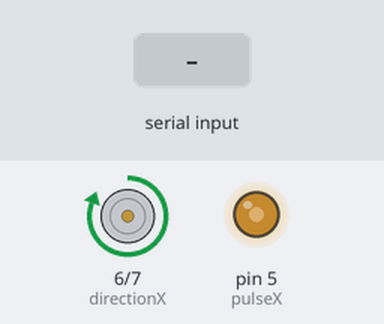
Simulated run of this sketch. Board: Arduino Uno, built with avr-gcc and run on an emulated ATmega328P. Shown: direction and speed pins drawn as motors (green arrow = direction pin HIGH = forward, orange = LOW = backward, longer = more drive), output pins drawn as LEDs (lit = HIGH). Inputs (shaded band) come from the test bench.

Above: at 4.2 s.
4.3 s: "M" received over Serial
At 5.7 s:
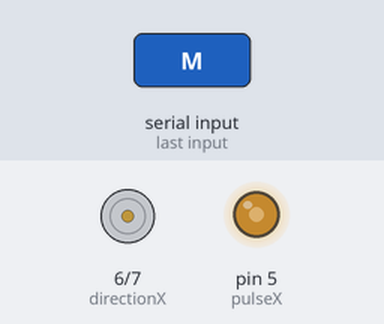
Timing chart, 0 to 7.3 s (numbered marks = the images above; inputs shaded):
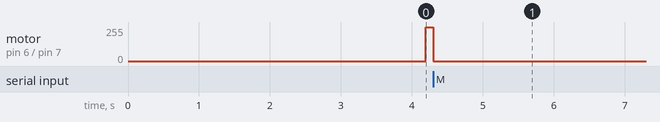

Measured:
- after the input at 4.3 s, motor on pin 6 (directionX) / pin 7 (enableX): forward 255/255 → stopped at once

The sketch:

StepperMotorControlNew.ino
```cpp
#include <String.h>

#define pulseX      (5)
#define directionX  (6)
#define enableX     (7)

String readString;
char* stringPointer;

void setup()
{
  pinMode(pulseX, OUTPUT);
  pinMode(directionX, OUTPUT);
  pinMode(enableX, OUTPUT);

  analogWrite(pulseX, 127);
  digitalWrite(directionX, HIGH);

  Serial.begin(115200);
  // initialize timer1
  cli();           // disable all interrupts
  TCCR1A = 0;      // Clean the registers
  TCCR1B = 0;


  TCCR1B |= (1 << CS12) | (1 << CS10); // Prescaler 1024
  TIMSK1 |= (1 << TOIE1);   // enable timer overflow interrupt
  sei();             // enable all interrupts
}


ISR(TIMER1_OVF_vect)        // interrupt service routine
{
  digitalWrite(enableX, HIGH);
}


void loop()
{

  while (Serial.available()) {
    delay(3);  //delay to allow buffer to fill
    if (Serial.available() >0) {

      char c = Serial.read();  //gets one byte from serial buffer
      readString += c; //makes the string readString
    }
  }

  if (readString.length() > 0)
  {
    stringPointer = &readString[0];

    if(strstr(stringPointer, "M"))
    {
      digitalWrite(enableX, LOW);
    }
  }
}
```
